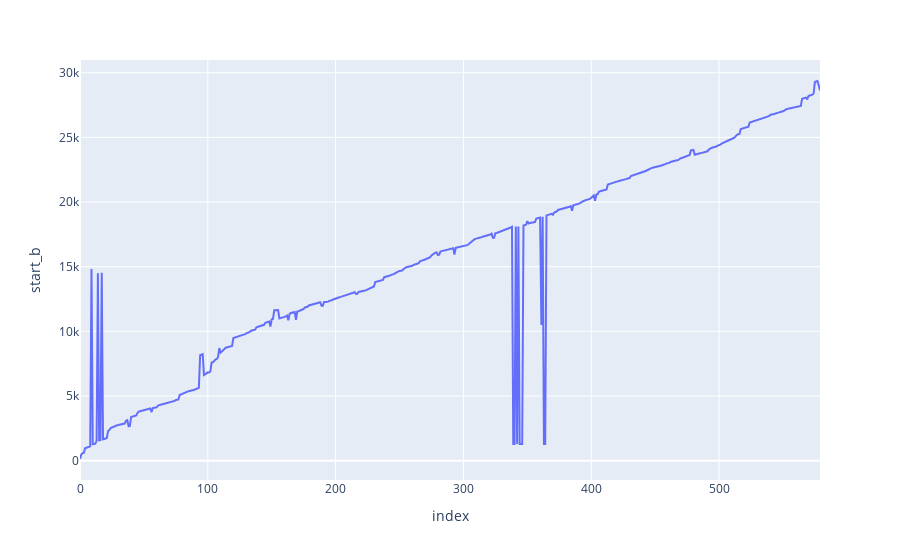

Here is the notebook cell this chart was saved with:
### Code cell


### Figure 1 — Plotly figure (JSON) as saved in the notebook; plotly's stock layout.template omitted (floating-point values rounded to 4 significant figures; data arrays with more than 128 entries replaced by an {"elided": "..."} marker saying what was removed)
{"data": [{"hovertemplate": "index=%{x}<br>start_b=%{y}<extra></extra>", "legendgroup": "", "line": {"color": "#636efa", "dash": "solid"}, "marker": {"symbol": "circle"}, "mode": "lines", "name": "", "orientation": "v", "showlegend": false, "type": "scatter", "x": {"elided": "580 int values"}, "xaxis": "x", "y": {"elided": "580 int values"}, "yaxis": "y"}], "layout": {"legend": {"tracegroupgap": 0}, "margin": {"t": 60}, "xaxis": {"anchor": "y", "domain": [0, 1], "title": {"text": "index"}}, "yaxis": {"anchor": "x", "domain": [0, 1], "title": {"text": "start_b"}}}}
